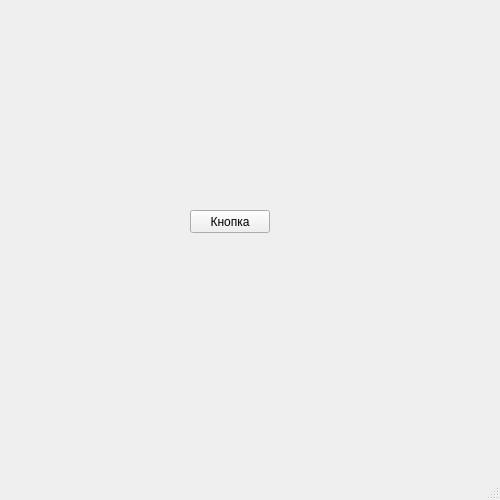
<?xml version="1.0" encoding="UTF-8"?>
<ui version="4.0">
 <class>MainWindow</class>
 <widget class="QMainWindow" name="MainWindow">
  <property name="geometry">
   <rect>
    <x>0</x>
    <y>0</y>
    <width>500</width>
    <height>500</height>
   </rect>
  </property>
  <property name="windowTitle">
   <string>MainWindow</string>
  </property>
  <widget class="QWidget" name="centralwidget">
   <widget class="QPushButton" name="pushButton">
    <property name="geometry">
     <rect>
      <x>190</x>
      <y>210</y>
      <width>80</width>
      <height>23</height>
     </rect>
    </property>
    <property name="text">
     <string>Кнопка</string>
    </property>
   </widget>
  </widget>
  <widget class="QMenuBar" name="menubar">
   <property name="geometry">
    <rect>
     <x>0</x>
     <y>0</y>
     <width>500</width>
     <height>20</height>
    </rect>
   </property>
  </widget>
  <widget class="QStatusBar" name="statusbar"/>
 </widget>
 <resources/>
 <connections/>
</ui>
